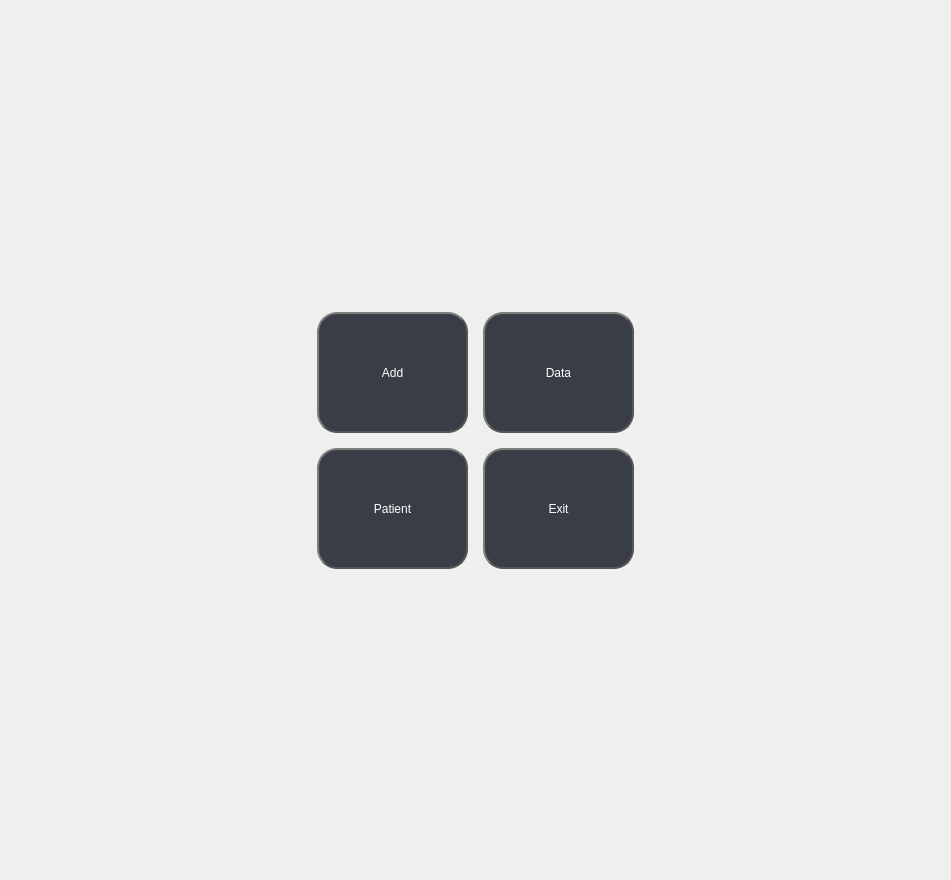
<?xml version="1.0" encoding="UTF-8"?>
<ui version="4.0">
 <class>adminPage</class>
 <widget class="QWidget" name="adminPage">
  <property name="geometry">
   <rect>
    <x>0</x>
    <y>0</y>
    <width>951</width>
    <height>880</height>
   </rect>
  </property>
  <property name="windowTitle">
   <string>Form</string>
  </property>
  <property name="styleSheet">
   <string notr="true">QToolButton{
	
	background-color: rgb(229, 76, 115);
	border: 2px solid #555;
	border-radius: 20px;
	
	background-color: rgb(57, 62, 70);
	border-style: outset;
	font: 700 18pt &quot;Segoe UI&quot;;
}
QToolButton:hover{
	
	background-color: rgb(42, 46, 52);
	color: rgb(197, 197, 197);
}</string>
  </property>
  <layout class="QGridLayout" name="gridLayout_2">
   <item row="2" column="1">
    <spacer name="verticalSpacer">
     <property name="orientation">
      <enum>Qt::Orientation::Vertical</enum>
     </property>
     <property name="sizeHint" stdset="0">
      <size>
       <width>17</width>
       <height>291</height>
      </size>
     </property>
    </spacer>
   </item>
   <item row="1" column="0">
    <spacer name="horizontalSpacer_2">
     <property name="orientation">
      <enum>Qt::Orientation::Horizontal</enum>
     </property>
     <property name="sizeHint" stdset="0">
      <size>
       <width>298</width>
       <height>14</height>
      </size>
     </property>
    </spacer>
   </item>
   <item row="1" column="2">
    <spacer name="horizontalSpacer">
     <property name="orientation">
      <enum>Qt::Orientation::Horizontal</enum>
     </property>
     <property name="sizeHint" stdset="0">
      <size>
       <width>298</width>
       <height>14</height>
      </size>
     </property>
    </spacer>
   </item>
   <item row="1" column="1">
    <layout class="QGridLayout" name="gridLayout">
     <property name="spacing">
      <number>15</number>
     </property>
     <item row="1" column="1">
      <widget class="QToolButton" name="logout_toolButton">
       <property name="minimumSize">
        <size>
         <width>151</width>
         <height>121</height>
        </size>
       </property>
       <property name="maximumSize">
        <size>
         <width>151</width>
         <height>121</height>
        </size>
       </property>
       <property name="styleSheet">
        <string notr="true">color: rgb(255, 255, 255);</string>
       </property>
       <property name="text">
        <string>Exit</string>
       </property>
       <property name="icon">
        <iconset resource="../../assets/resources.qrc">
         <normaloff>:/icons/icons/logout.png</normaloff>:/icons/icons/logout.png</iconset>
       </property>
       <property name="iconSize">
        <size>
         <width>80</width>
         <height>80</height>
        </size>
       </property>
       <property name="toolButtonStyle">
        <enum>Qt::ToolButtonStyle::ToolButtonTextUnderIcon</enum>
       </property>
      </widget>
     </item>
     <item row="0" column="1">
      <widget class="QToolButton" name="viewData_toolButton">
       <property name="minimumSize">
        <size>
         <width>151</width>
         <height>121</height>
        </size>
       </property>
       <property name="maximumSize">
        <size>
         <width>121</width>
         <height>16777215</height>
        </size>
       </property>
       <property name="styleSheet">
        <string notr="true">color: rgb(255, 255, 255);</string>
       </property>
       <property name="text">
        <string>Data</string>
       </property>
       <property name="icon">
        <iconset resource="../../assets/resources.qrc">
         <normaloff>:/icons/icons/data.png</normaloff>:/icons/icons/data.png</iconset>
       </property>
       <property name="iconSize">
        <size>
         <width>80</width>
         <height>80</height>
        </size>
       </property>
       <property name="autoExclusive">
        <bool>true</bool>
       </property>
       <property name="popupMode">
        <enum>QToolButton::ToolButtonPopupMode::InstantPopup</enum>
       </property>
       <property name="toolButtonStyle">
        <enum>Qt::ToolButtonStyle::ToolButtonTextUnderIcon</enum>
       </property>
      </widget>
     </item>
     <item row="0" column="0">
      <widget class="QToolButton" name="addStaff_toolButton">
       <property name="minimumSize">
        <size>
         <width>151</width>
         <height>121</height>
        </size>
       </property>
       <property name="maximumSize">
        <size>
         <width>151</width>
         <height>121</height>
        </size>
       </property>
       <property name="styleSheet">
        <string notr="true">color: rgb(255, 255, 255);</string>
       </property>
       <property name="text">
        <string>Add</string>
       </property>
       <property name="icon">
        <iconset resource="../../assets/resources.qrc">
         <normaloff>:/icons/icons/addStaff.png</normaloff>:/icons/icons/addStaff.png</iconset>
       </property>
       <property name="iconSize">
        <size>
         <width>80</width>
         <height>80</height>
        </size>
       </property>
       <property name="toolButtonStyle">
        <enum>Qt::ToolButtonStyle::ToolButtonTextUnderIcon</enum>
       </property>
      </widget>
     </item>
     <item row="1" column="0">
      <widget class="QToolButton" name="camera_toolButton">
       <property name="minimumSize">
        <size>
         <width>151</width>
         <height>121</height>
        </size>
       </property>
       <property name="maximumSize">
        <size>
         <width>151</width>
         <height>121</height>
        </size>
       </property>
       <property name="styleSheet">
        <string notr="true">color: rgb(255, 255, 255);</string>
       </property>
       <property name="text">
        <string>Patient</string>
       </property>
       <property name="icon">
        <iconset resource="../../assets/resources.qrc">
         <normaloff>:/icons/icons/patientAdd.png</normaloff>:/icons/icons/patientAdd.png</iconset>
       </property>
       <property name="iconSize">
        <size>
         <width>80</width>
         <height>80</height>
        </size>
       </property>
       <property name="toolButtonStyle">
        <enum>Qt::ToolButtonStyle::ToolButtonTextUnderIcon</enum>
       </property>
      </widget>
     </item>
    </layout>
   </item>
   <item row="0" column="1">
    <spacer name="verticalSpacer_3">
     <property name="orientation">
      <enum>Qt::Orientation::Vertical</enum>
     </property>
     <property name="sizeHint" stdset="0">
      <size>
       <width>14</width>
       <height>292</height>
      </size>
     </property>
    </spacer>
   </item>
  </layout>
 </widget>
 <resources>
  <include location="../../assets/resources.qrc"/>
 </resources>
 <connections/>
</ui>
